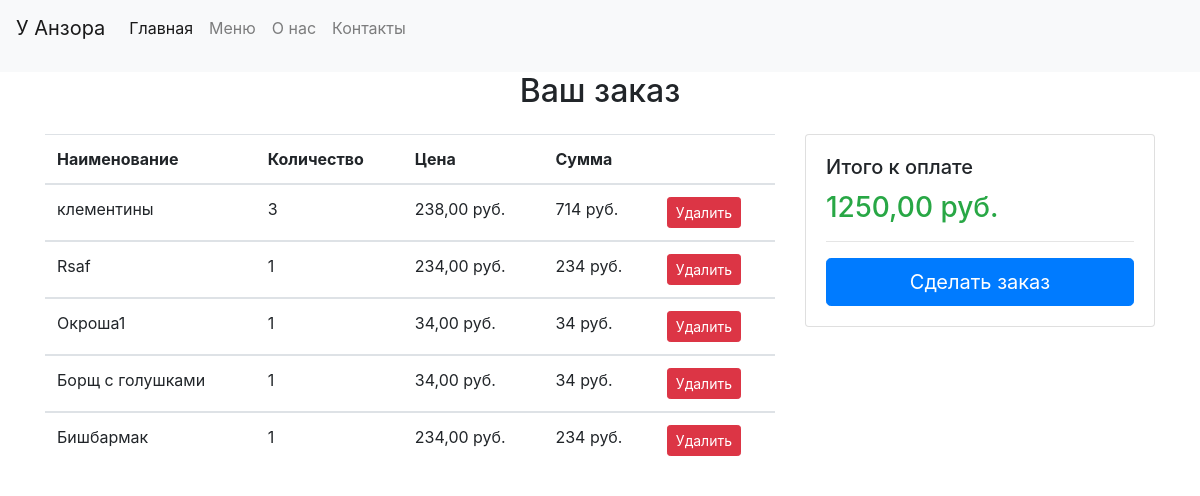
The page /basket/ on the database its author committed.
### dishlist/models.py (models this page shows, shortened)
class Place(models.Model):
    title_place = models.CharField(max_length=150, db_index=True, verbose_name='Заведение')
    author = models.ForeignKey(get_user_model(), on_delete=models.SET_NULL, related_name='place_author', null=True,
                               default=None)
    place_info = models.OneToOneField('PlaceInfo', on_delete=models.SET_NULL, null=True, blank=True, related_name='place_info_reverse')
    def __str__(self):
        return self.title_place
    class Meta:
        verbose_name = 'Заведение'
        verbose_name_plural = 'Заведения'
        ordering = ['title_place']

class Dishes(models.Model):
    title = models.CharField(max_length=50, verbose_name='Название')
    content = models.TextField(blank=True)
    photo = models.ImageField(blank=True, upload_to='photos/%Y/%m/%d/')
    price = models.DecimalField(max_digits=6, decimal_places=2, blank=True, verbose_name='Цена')
    is_public = models.BooleanField(default=True)
    update_at = models.DateTimeField(auto_now=True)
    category = models.ForeignKey('Category', on_delete=models.PROTECT, verbose_name="Категория")
    place = models.ForeignKey('Place', on_delete=models.PROTECT, verbose_name="Заведение")
    author = models.ForeignKey(get_user_model(), on_delete=models.SET_NULL, related_name='dish_author', null=True, default=None)
    def __str__(self):
        return self.title
    class Meta:
        verbose_name = 'Блюдо'
        verbose_name_plural = 'Блюда'
        ordering = ['category']

### basket/models.py (models this page shows, shortened)
class BasketItem(models.Model):
    dishe = models.ForeignKey(Dishes, on_delete=models.CASCADE)
    quantity = models.PositiveIntegerField(default=0)
    date_added = models.DateTimeField(auto_now_add=True)
    session = models.ForeignKey(Session, on_delete=models.SET_NULL, blank=True, null=True)
    price_per_item = models.DecimalField(max_digits=10, decimal_places=2)

### basket/views.py (the view)
# urls.py: path('basket/', view_basket, name='view_basket'),
def view_basket(request):
    basket_items = BasketItem.objects.filter(session=request.session.session_key)
    place = None
    place_id = None
    if basket_items:
        place = basket_items[0].dishe.place
        place_id = basket_items[0].dishe.place_id
    total_price = sum(item.dishe.price * item.quantity for item in basket_items)
    return render(request, 'basket/basket1.html', {
        'basket_items': basket_items,
        'total_price': total_price,
        'place': place,
        'place_id': place_id
    })

### basket/templates/basket/basket1.html (shortened to what this page needs)
{% extends 'base_index.html' %}
{% block navbar %}
<nav class="navbar navbar-expand-lg navbar-light bg-light fixed-top">
    <a class="navbar-brand" href="{% url 'place' place_id %}">{{ place }}</a>
    <div class="collapse navbar-collapse" id="navbarSupportedContent">
      <ul class="navbar-nav mr-auto">
        <li class="nav-item active">
          <a class="nav-link" href="#">Главная <span class="sr-only">(current)</span></a>
        </li>
        <li class="nav-item">
          <a class="nav-link" href="#">Меню</a>
        </li>
        <li class="nav-item">
          <a class="nav-link" href="#">О нас</a>
        </li>
        <li class="nav-item">
          <a class="nav-link" href="#">Контакты</a>
        </li>
      </ul>
    </div>
  </nav>
{% endblock %}
{% block menu %}
<div class="container-fluid bg-light py-2 container-fluid-menu">
  </div>
{% endblock %}
{% block content %}
<div class="container mt-5">
  <h2 class="text-center mb-4">Ваш заказ</h2>
  <div class="row">
    <div class="col-md-8">
      <table class="table">
        <thead>
          <tr>
            <th scope="col">Наименование</th>
            <th scope="col">Количество</th>
            <th scope="col">Цена</th>
            <th scope="col">Сумма</th>
            <th scope="col"></th>
          </tr>
        </thead>
        {% for item in basket_items %}
        <tbody>
          <tr>
            <td>{{ item.dishe }}</td>
            <td>{{ item.quantity }}</td>
            <td>{{ item.dishe.price }} руб.</td>
            <td>{% widthratio item.dishe.price 1 item.quantity %} руб.</td>
            <td><a class="btn btn-sm btn-danger" href="{% url 'remove_from_basket' item.id %}"
               role="button">Удалить</a>
            </td>
          </tr>
        </tbody>
        {% endfor %}
      </table>
    </div>
    <div class="col-md-4">
      <div class="card">
        <div class="card-body">
          <h5 class="card-title">Итого к оплате</h5>
          <h3 class="text-success">{{ total_price }} руб.</h3>
          <hr>
          <button type="button" class="btn btn-primary btn-lg btn-block" id="orderButton">Сделать заказ</button>
        </div>
      </div>
    </div>
  </div>
</div>
{% endblock %}

### templates/base_index.html (shortened to what this page needs)
<!DOCTYPE html>
<html lang="en">
<head>
  <link rel="stylesheet" href="https://stackpath.bootstrapcdn.com/bootstrap/4.5.2/css/bootstrap.min.css">
</head>
<body>
{% block navbar %}{% endblock %}
{% block menu %} Горизонтальное меню {% endblock %}
{% block place_bar %} Описание кафе {% endblock %}
{% block content %} Контент страницы {% endblock %}

### templates/base_index.html (style rules this page uses)
.navbar { transition: top 0.3s; z-index: 1000; }
.fixed-top { position: fixed; top: 0; width: 100%; }
.container-fluid-menu { position: fixed; top: 56px; width: 100%; overflow-x: auto; white-space: nowrap; z-index: 999; }

### rows shown on the page
Place: title_place "У Анзора"
BasketItem: dishe "клементины", quantity "3", dishe.price "238,00", dishe+quantity "714"
BasketItem: dishe "Rsaf", quantity "1", dishe.price "234,00", dishe+quantity "234"
BasketItem: dishe "Окроша1", quantity "1", dishe.price "34,00", dishe+quantity "34"
BasketItem: dishe "Борщ с голушками", quantity "1", dishe.price "34,00", dishe+quantity "34"
BasketItem: dishe "Бишбармак", quantity "1", dishe.price "234,00", dishe+quantity "234"

### other values the page prints
{{ total_price }} "1250,00"
